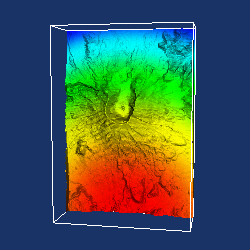

Here is the Python script that generated this plot:
#!/usr/bin/env python

# Demonstrate vtkPointInterpolator2D by reading a DEM terrain dataset,
# warping it to 3D, generating a random point cloud with implicit function
# attributes, and interpolating those attributes onto the terrain surface.

import os

# Factory overrides
import vtkmodules.vtkInteractionStyle  # noqa: F401
import vtkmodules.vtkRenderingFreeType  # noqa: F401
import vtkmodules.vtkRenderingOpenGL2  # noqa: F401

from vtkmodules.vtkCommonCore import (
    vtkMath,
    vtkPoints,
)
from vtkmodules.vtkCommonDataModel import (
    vtkPolyData,
    vtkSphere,
)
from vtkmodules.vtkCommonSystem import vtkTimerLog
from vtkmodules.vtkFiltersGeneral import (
    vtkSampleImplicitFunctionFilter,
    vtkWarpScalar,
)
from vtkmodules.vtkFiltersGeometry import vtkImageDataGeometryFilter
from vtkmodules.vtkFiltersModeling import vtkOutlineFilter
from vtkmodules.vtkFiltersPoints import (
    vtkPointInterpolator2D,
    vtkVoronoiKernel,
)
from vtkmodules.vtkIOImage import vtkDEMReader
from vtkmodules.vtkRenderingCore import (
    vtkActor,
    vtkPolyDataMapper,
    vtkRenderWindow,
    vtkRenderWindowInteractor,
    vtkRenderer,
)

data_dir = os.environ.get("VPE_DATA_DIR", os.path.dirname(os.path.abspath(__file__)))

# Parameters
n_pts = 1000000
math = vtkMath()

# Read DEM terrain data
dem_reader = vtkDEMReader()
dem_reader.SetFileName(os.path.join(data_dir, "SainteHelens.dem"))
dem_reader.Update()

# Convert to geometry and warp
geom = vtkImageDataGeometryFilter()
geom.SetInputConnection(dem_reader.GetOutputPort())

warp = vtkWarpScalar()
warp.SetInputConnection(geom.GetOutputPort())
warp.SetNormal(0, 0, 1)
warp.UseNormalOn()
warp.SetScaleFactor(2)
warp.Update()

terrain_bounds = warp.GetOutput().GetBounds()
center = warp.GetOutput().GetCenter()

# Random point cloud with implicit function attributes
points = vtkPoints()
points.SetDataTypeToFloat()
points.SetNumberOfPoints(n_pts)
for i in range(0, n_pts):
    points.SetPoint(i, math.Random(terrain_bounds[0], terrain_bounds[1]), math.Random(terrain_bounds[2], terrain_bounds[3]), math.Random(terrain_bounds[4], terrain_bounds[5]))

source = vtkPolyData()
source.SetPoints(points)

sphere = vtkSphere()
sphere.SetCenter(center[0], center[1] - 7500, center[2])

sample_filter = vtkSampleImplicitFunctionFilter()
sample_filter.SetInputData(source)
sample_filter.SetImplicitFunction(sphere)
sample_filter.Update()

# Voronoi kernel interpolation
voronoi_kernel = vtkVoronoiKernel()

interpolator_1 = vtkPointInterpolator2D()
interpolator_1.SetInputConnection(warp.GetOutputPort())
interpolator_1.SetSourceConnection(sample_filter.GetOutputPort())
interpolator_1.SetKernel(voronoi_kernel)
interpolator_1.SetNullPointsStrategyToClosestPoint()

timer = vtkTimerLog()
timer.StartTimer()
interpolator_1.Update()
timer.StopTimer()
print("Interpolate Terrain Points (Gaussian): {0}".format(timer.GetElapsedTime()))

scalar_range = sample_filter.GetOutput().GetScalarRange()

interpolator_mapper = vtkPolyDataMapper()
interpolator_mapper.SetInputConnection(interpolator_1.GetOutputPort())
interpolator_mapper.SetScalarRange(scalar_range)

interpolator_actor = vtkActor()
interpolator_actor.SetMapper(interpolator_mapper)

# Outline
outline_1 = vtkOutlineFilter()
outline_1.SetInputConnection(warp.GetOutputPort())

outline_mapper_1 = vtkPolyDataMapper()
outline_mapper_1.SetInputConnection(outline_1.GetOutputPort())

outline_actor_1 = vtkActor()
outline_actor_1.SetMapper(outline_mapper_1)

# Renderer
renderer = vtkRenderer()
renderer.AddActor(interpolator_actor)
renderer.AddActor(outline_actor_1)
renderer.SetBackground(0.1, 0.2, 0.4)

# Window
render_window = vtkRenderWindow()
render_window.AddRenderer(renderer)
render_window.SetSize(250, 250)
render_window.SetWindowName("interpolator2d")

# Scene
camera = renderer.GetActiveCamera()
camera.SetFocalPoint(center)
focal_point = camera.GetFocalPoint()
camera.SetPosition(focal_point[0] + 0.2, focal_point[1] + 0.1, focal_point[2] + 1)
renderer.ResetCamera()

# Interactor
interactor = vtkRenderWindowInteractor()
interactor.SetRenderWindow(render_window)

interactor.Initialize()
interactor.Start()
